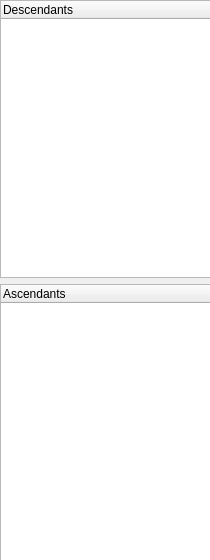
<?xml version="1.0" encoding="UTF-8"?>
<ui version="4.0">
 <class>v_multiplerelation</class>
 <widget class="QWidget" name="v_multiplerelation">
  <property name="geometry">
   <rect>
    <x>0</x>
    <y>0</y>
    <width>210</width>
    <height>560</height>
   </rect>
  </property>
  <property name="windowTitle">
   <string>Form</string>
  </property>
  <widget class="QWidget" name="verticalLayoutWidget">
   <property name="geometry">
    <rect>
     <x>0</x>
     <y>0</y>
     <width>211</width>
     <height>561</height>
    </rect>
   </property>
   <layout class="QVBoxLayout" name="verticalLayout">
    <item>
     <widget class="QTreeWidget" name="treeDescendant">
      <property name="sizePolicy">
       <sizepolicy hsizetype="Preferred" vsizetype="Preferred">
        <horstretch>0</horstretch>
        <verstretch>0</verstretch>
       </sizepolicy>
      </property>
      <column>
       <property name="text">
        <string notr="true">Descendants</string>
       </property>
      </column>
     </widget>
    </item>
    <item>
     <widget class="QTreeWidget" name="treeAscendant">
      <property name="sizePolicy">
       <sizepolicy hsizetype="Preferred" vsizetype="Preferred">
        <horstretch>0</horstretch>
        <verstretch>0</verstretch>
       </sizepolicy>
      </property>
      <column>
       <property name="text">
        <string notr="true">Ascendants</string>
       </property>
      </column>
     </widget>
    </item>
   </layout>
  </widget>
 </widget>
 <resources/>
 <connections/>
</ui>
